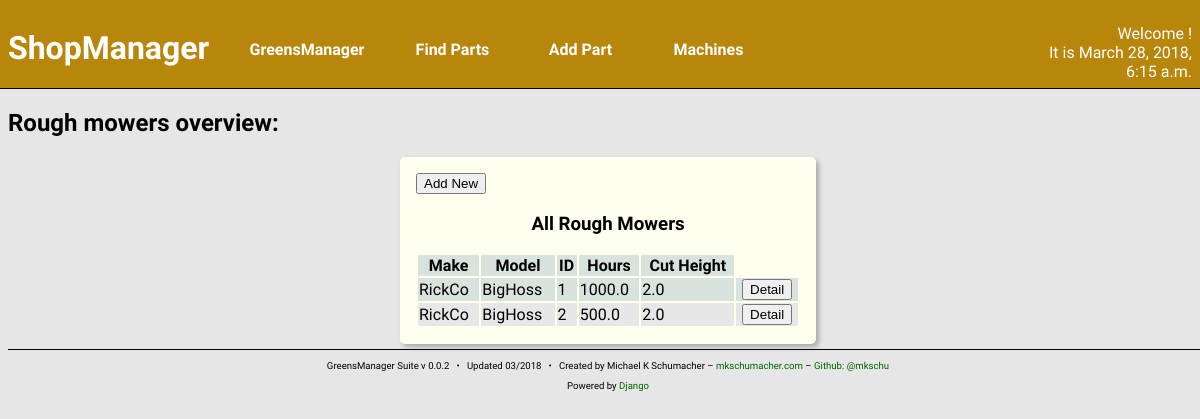
/shop/roughmow/, run on the app's committed database.
### machines/models.py (models this page shows, shortened)
class Mower(Machine):
    cut_height = models.FloatField()

class RoughMower(Mower):
    """
    RoughMower class

    A subclass of Machine->Mower. Tracks machines typically used to
    mow roughs.
    """

class Machine(models.Model):
    make = models.CharField(max_length=128)
    model = models.TextField(max_length=256)
    year = models.IntegerField()
    ident_number = models.CharField(max_length=16,
                                    blank = True,
                                    null = True)
    date_purchased = models.DateField()
    hours = models.FloatField()
    in_commission = models.BooleanField(default = True)
    fuel_type = models.ManyToManyField('parts.Fuel',
                                       blank = True,
                                       related_name = '+')
    oil_type = models.ManyToManyField('parts.Oil',
                                      blank = True,
                                      related_name = '+')
    oil_capacity = models.FloatField(blank = True, null = True)
    hyd_oil_type = models.ManyToManyField('parts.Oil',
                                          blank = True,
                                          related_name = '+')
    hyd_oil_capacity = models.FloatField(blank = True, null = True)
    oil_filter = models.ManyToManyField('parts.Filter',
                                        blank = True,
                                        related_name = '+')
    hyd_oil_filter = models.ManyToManyField('parts.Filter',
                                            blank = True,
                                            related_name = '+')
    fuel_filter = models.ManyToManyField('parts.Filter',
                                         blank = True,
                                         related_name = '+')
    created_at = models.DateTimeField(auto_now_add=True)
    updated_at = models.DateTimeField(auto_now=True)

class Mower(Machine):
    cut_height = models.FloatField()

### machines/views.py (the view)
def roughmowIndex(request):
    mowers = RoughMower.objects.all()
    context = {
        'curr_time': curr_time(),
        'mowers': mowers,
    }
    return render(request, 'machines/roughmow_index.html', context)

### machines/views.py (called while the page is built)
def curr_time():
    return now()

### machines/templates/machines/roughmow_index.html
{% include "machines/shophead.html" %}
<h2>Rough mowers overview:</h2>
<section class="content-block content-block-full">
    <a href="{% url 'shop:roughmow_new' %}">
        <button>Add New</button>
    </a>
    <h3>All Rough Mowers</h3>
    <table>
        <thead>
            <th>Make</th>
            <th>Model</th>
            <th>ID</th>
            <th>Hours</th>
            <th>Cut Height</th>
        </thead>
        {% for m in mowers %}
        <tr>
            <td>{{ m.make }}</td>
            <td>{{ m.model }}</td>
            <td>{{ m.ident_number }}</td>
            <td>{{ m.hours }}</td>
            <td>{{ m.cut_height }}</td>
            <td class="center-align">
                <a href="{% url 'shop:roughmow_detail' pk=m.pk %}">
                    <button>Detail</button>
                </a>
            </td>
        </tr>
        {% endfor %}
    </table>
</section>
{% include "foot.html" %}

### greensManager/static/styles/main.css (style rules this page uses)
body { background: #e6e6e6; font-family: 'Quattrocento Sans', sans-serif; width: 100vw; overflow: auto; }
a { text-decoration: none; color: darkgreen; }
.content-block { width: 32%; float: left; border-radius: 5px; margin: 5px; padding: 2px; background: ivory; box-shadow: 3px 3px 5px darkgray; height: 37vh; overflow: hidden; }
.content-block h3 { text-align: center; }
.content-block table { width: 100%; }
.content-block tr:nth-child(odd) { background: #d9e3de; }
.content-block tr:nth-child(even) { background: #e7e7e7; }
.content-block-full { margin-left: auto; margin-right: auto; float: none; height: auto; overflow: auto; padding: 1em; }
.content-block-full table { margin: auto; }
.center-align { text-align: center; }

### data on the page
RoughMower: make "RickCo", model "BigHoss", ident_number "1", hours "1000.0", cut_height "2.0"
RoughMower: make "RickCo", model "BigHoss", ident_number "2", hours "500.0", cut_height "2.0"

### other printed values
{{ curr_time }} "March 28, 2018, 6:15 a.m."
